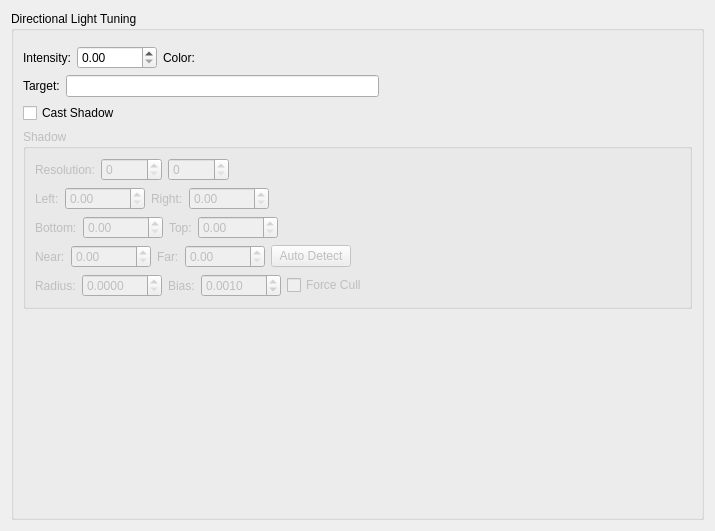
<?xml version="1.0" encoding="UTF-8"?>
<ui version="4.0">
 <class>DirectionalLightTuner</class>
 <widget class="QWidget" name="DirectionalLightTuner">
  <property name="geometry">
   <rect>
    <x>0</x>
    <y>0</y>
    <width>715</width>
    <height>531</height>
   </rect>
  </property>
  <property name="windowTitle">
   <string>Form</string>
  </property>
  <layout class="QVBoxLayout" name="verticalLayout">
   <item>
    <widget class="QGroupBox" name="grp">
     <property name="title">
      <string>Directional Light Tuning</string>
     </property>
     <layout class="QVBoxLayout" name="verticalLayout_3">
      <item>
       <widget class="QStackedWidget" name="stack">
        <property name="sizePolicy">
         <sizepolicy hsizetype="Expanding" vsizetype="Fixed">
          <horstretch>0</horstretch>
          <verstretch>0</verstretch>
         </sizepolicy>
        </property>
       </widget>
      </item>
      <item>
       <layout class="QHBoxLayout" name="horizontalLayout">
        <item>
         <widget class="QLabel" name="label">
          <property name="text">
           <string>Intensity:</string>
          </property>
         </widget>
        </item>
        <item>
         <widget class="QDoubleSpinBox" name="tuner_intensity">
          <property name="minimumSize">
           <size>
            <width>80</width>
            <height>0</height>
           </size>
          </property>
          <property name="maximum">
           <double>1.000000000000000</double>
          </property>
          <property name="stepType">
           <enum>QAbstractSpinBox::AdaptiveDecimalStepType</enum>
          </property>
         </widget>
        </item>
        <item>
         <widget class="QLabel" name="label_2">
          <property name="text">
           <string>Color:</string>
          </property>
         </widget>
        </item>
        <item>
         <widget class="ColorTuner" name="tuner_color" native="true"/>
        </item>
        <item>
         <spacer name="horizontalSpacer">
          <property name="orientation">
           <enum>Qt::Horizontal</enum>
          </property>
          <property name="sizeHint" stdset="0">
           <size>
            <width>40</width>
            <height>20</height>
           </size>
          </property>
         </spacer>
        </item>
       </layout>
      </item>
      <item>
       <layout class="QHBoxLayout" name="horizontalLayout_2">
        <item>
         <widget class="QLabel" name="label_3">
          <property name="text">
           <string>Target:</string>
          </property>
         </widget>
        </item>
        <item>
         <widget class="QLineEdit" name="text_target"/>
        </item>
        <item>
         <spacer name="horizontalSpacer_2">
          <property name="orientation">
           <enum>Qt::Horizontal</enum>
          </property>
          <property name="sizeHint" stdset="0">
           <size>
            <width>40</width>
            <height>20</height>
           </size>
          </property>
         </spacer>
        </item>
       </layout>
      </item>
      <item>
       <widget class="QCheckBox" name="chk_cast_shadow">
        <property name="text">
         <string>Cast Shadow</string>
        </property>
       </widget>
      </item>
      <item>
       <widget class="QGroupBox" name="grp_shadow">
        <property name="enabled">
         <bool>false</bool>
        </property>
        <property name="title">
         <string>Shadow</string>
        </property>
        <layout class="QVBoxLayout" name="verticalLayout_2">
         <item>
          <layout class="QHBoxLayout" name="horizontalLayout_3">
           <item>
            <widget class="QLabel" name="label_4">
             <property name="text">
              <string>Resolution:</string>
             </property>
            </widget>
           </item>
           <item>
            <widget class="QSpinBox" name="tuner_width">
             <property name="maximum">
              <number>16384</number>
             </property>
             <property name="stepType">
              <enum>QAbstractSpinBox::AdaptiveDecimalStepType</enum>
             </property>
            </widget>
           </item>
           <item>
            <widget class="QSpinBox" name="tuner_height">
             <property name="maximum">
              <number>16384</number>
             </property>
             <property name="stepType">
              <enum>QAbstractSpinBox::AdaptiveDecimalStepType</enum>
             </property>
            </widget>
           </item>
           <item>
            <spacer name="horizontalSpacer_3">
             <property name="orientation">
              <enum>Qt::Horizontal</enum>
             </property>
             <property name="sizeHint" stdset="0">
              <size>
               <width>40</width>
               <height>20</height>
              </size>
             </property>
            </spacer>
           </item>
          </layout>
         </item>
         <item>
          <layout class="QHBoxLayout" name="horizontalLayout_4">
           <item>
            <widget class="QLabel" name="label_5">
             <property name="text">
              <string>Left:</string>
             </property>
            </widget>
           </item>
           <item>
            <widget class="QDoubleSpinBox" name="tuner_left">
             <property name="minimumSize">
              <size>
               <width>80</width>
               <height>0</height>
              </size>
             </property>
             <property name="stepType">
              <enum>QAbstractSpinBox::AdaptiveDecimalStepType</enum>
             </property>
            </widget>
           </item>
           <item>
            <widget class="QLabel" name="label_6">
             <property name="text">
              <string>Right:</string>
             </property>
            </widget>
           </item>
           <item>
            <widget class="QDoubleSpinBox" name="tuner_right">
             <property name="minimumSize">
              <size>
               <width>80</width>
               <height>0</height>
              </size>
             </property>
             <property name="stepType">
              <enum>QAbstractSpinBox::AdaptiveDecimalStepType</enum>
             </property>
            </widget>
           </item>
           <item>
            <spacer name="horizontalSpacer_4">
             <property name="orientation">
              <enum>Qt::Horizontal</enum>
             </property>
             <property name="sizeHint" stdset="0">
              <size>
               <width>40</width>
               <height>20</height>
              </size>
             </property>
            </spacer>
           </item>
          </layout>
         </item>
         <item>
          <layout class="QHBoxLayout" name="horizontalLayout_5">
           <item>
            <widget class="QLabel" name="label_7">
             <property name="text">
              <string>Bottom:</string>
             </property>
            </widget>
           </item>
           <item>
            <widget class="QDoubleSpinBox" name="tuner_bottom">
             <property name="minimumSize">
              <size>
               <width>80</width>
               <height>0</height>
              </size>
             </property>
             <property name="stepType">
              <enum>QAbstractSpinBox::AdaptiveDecimalStepType</enum>
             </property>
            </widget>
           </item>
           <item>
            <widget class="QLabel" name="label_8">
             <property name="text">
              <string>Top:</string>
             </property>
            </widget>
           </item>
           <item>
            <widget class="QDoubleSpinBox" name="tuner_top">
             <property name="minimumSize">
              <size>
               <width>80</width>
               <height>0</height>
              </size>
             </property>
             <property name="stepType">
              <enum>QAbstractSpinBox::AdaptiveDecimalStepType</enum>
             </property>
            </widget>
           </item>
           <item>
            <spacer name="horizontalSpacer_5">
             <property name="orientation">
              <enum>Qt::Horizontal</enum>
             </property>
             <property name="sizeHint" stdset="0">
              <size>
               <width>40</width>
               <height>20</height>
              </size>
             </property>
            </spacer>
           </item>
          </layout>
         </item>
         <item>
          <layout class="QHBoxLayout" name="horizontalLayout_6">
           <item>
            <widget class="QLabel" name="label_9">
             <property name="text">
              <string>Near:</string>
             </property>
            </widget>
           </item>
           <item>
            <widget class="QDoubleSpinBox" name="tuner_near">
             <property name="minimumSize">
              <size>
               <width>80</width>
               <height>0</height>
              </size>
             </property>
             <property name="stepType">
              <enum>QAbstractSpinBox::AdaptiveDecimalStepType</enum>
             </property>
            </widget>
           </item>
           <item>
            <widget class="QLabel" name="label_10">
             <property name="text">
              <string>Far:</string>
             </property>
            </widget>
           </item>
           <item>
            <widget class="QDoubleSpinBox" name="tuner_far">
             <property name="minimumSize">
              <size>
               <width>80</width>
               <height>0</height>
              </size>
             </property>
             <property name="stepType">
              <enum>QAbstractSpinBox::AdaptiveDecimalStepType</enum>
             </property>
            </widget>
           </item>
           <item>
            <widget class="QPushButton" name="btn_auto_detect">
             <property name="text">
              <string>Auto Detect</string>
             </property>
            </widget>
           </item>
           <item>
            <spacer name="horizontalSpacer_6">
             <property name="orientation">
              <enum>Qt::Horizontal</enum>
             </property>
             <property name="sizeHint" stdset="0">
              <size>
               <width>40</width>
               <height>20</height>
              </size>
             </property>
            </spacer>
           </item>
          </layout>
         </item>
         <item>
          <layout class="QHBoxLayout" name="horizontalLayout_7">
           <item>
            <widget class="QLabel" name="label_11">
             <property name="text">
              <string>Radius:</string>
             </property>
            </widget>
           </item>
           <item>
            <widget class="QDoubleSpinBox" name="tuner_radius">
             <property name="minimumSize">
              <size>
               <width>80</width>
               <height>0</height>
              </size>
             </property>
             <property name="decimals">
              <number>4</number>
             </property>
             <property name="maximum">
              <double>1.000000000000000</double>
             </property>
             <property name="stepType">
              <enum>QAbstractSpinBox::AdaptiveDecimalStepType</enum>
             </property>
            </widget>
           </item>
           <item>
            <widget class="QLabel" name="label_12">
             <property name="text">
              <string>Bias:</string>
             </property>
            </widget>
           </item>
           <item>
            <widget class="QDoubleSpinBox" name="tuner_bias">
             <property name="minimumSize">
              <size>
               <width>80</width>
               <height>0</height>
              </size>
             </property>
             <property name="decimals">
              <number>4</number>
             </property>
             <property name="maximum">
              <double>1.000000000000000</double>
             </property>
             <property name="stepType">
              <enum>QAbstractSpinBox::AdaptiveDecimalStepType</enum>
             </property>
             <property name="value">
              <double>0.001000000000000</double>
             </property>
            </widget>
           </item>
           <item>
            <widget class="QCheckBox" name="chk_force_cull">
             <property name="text">
              <string>Force Cull</string>
             </property>
            </widget>
           </item>
           <item>
            <spacer name="horizontalSpacer_7">
             <property name="orientation">
              <enum>Qt::Horizontal</enum>
             </property>
             <property name="sizeHint" stdset="0">
              <size>
               <width>40</width>
               <height>20</height>
              </size>
             </property>
            </spacer>
           </item>
          </layout>
         </item>
        </layout>
       </widget>
      </item>
      <item>
       <spacer name="verticalSpacer">
        <property name="orientation">
         <enum>Qt::Vertical</enum>
        </property>
        <property name="sizeHint" stdset="0">
         <size>
          <width>20</width>
          <height>202</height>
         </size>
        </property>
       </spacer>
      </item>
     </layout>
    </widget>
   </item>
  </layout>
 </widget>
 <customwidgets>
  <customwidget>
   <class>ColorTuner</class>
   <extends>QWidget</extends>
   <header>colortuner.h</header>
   <container>1</container>
  </customwidget>
 </customwidgets>
 <resources/>
 <connections/>
</ui>
